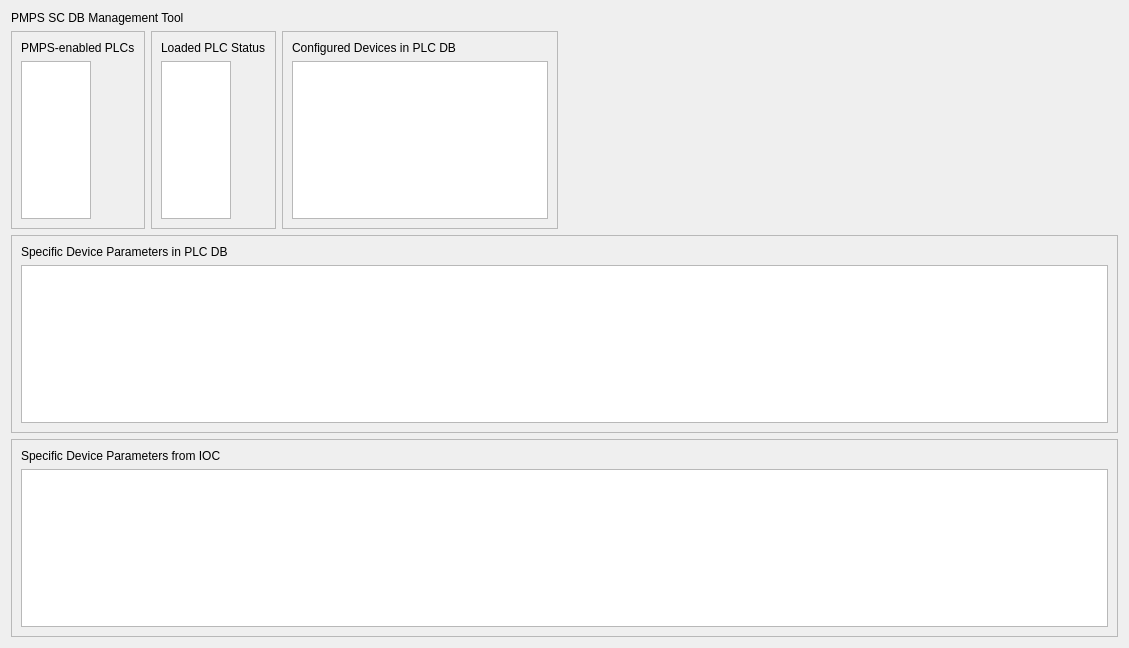
<?xml version="1.0" encoding="UTF-8"?>
<ui version="4.0">
 <class>Form</class>
 <widget class="QWidget" name="Form">
  <property name="geometry">
   <rect>
    <x>0</x>
    <y>0</y>
    <width>1129</width>
    <height>648</height>
   </rect>
  </property>
  <property name="windowTitle">
   <string>Form</string>
  </property>
  <layout class="QVBoxLayout" name="verticalLayout_4">
   <item>
    <widget class="QLabel" name="title_label">
     <property name="text">
      <string>PMPS SC DB Management Tool</string>
     </property>
    </widget>
   </item>
   <item>
    <layout class="QHBoxLayout" name="horizontalLayout_2">
     <property name="rightMargin">
      <number>0</number>
     </property>
     <item>
      <widget class="QFrame" name="frame">
       <property name="frameShape">
        <enum>QFrame::StyledPanel</enum>
       </property>
       <property name="frameShadow">
        <enum>QFrame::Raised</enum>
       </property>
       <layout class="QVBoxLayout" name="verticalLayout">
        <item>
         <widget class="QLabel" name="plc_label">
          <property name="text">
           <string>PMPS-enabled PLCs</string>
          </property>
         </widget>
        </item>
        <item>
         <widget class="QTableWidget" name="plc_table">
          <property name="sizePolicy">
           <sizepolicy hsizetype="Maximum" vsizetype="Expanding">
            <horstretch>0</horstretch>
            <verstretch>0</verstretch>
           </sizepolicy>
          </property>
          <property name="horizontalScrollBarPolicy">
           <enum>Qt::ScrollBarAsNeeded</enum>
          </property>
          <property name="sizeAdjustPolicy">
           <enum>QAbstractScrollArea::AdjustToContents</enum>
          </property>
          <property name="editTriggers">
           <set>QAbstractItemView::NoEditTriggers</set>
          </property>
          <property name="selectionMode">
           <enum>QAbstractItemView::SingleSelection</enum>
          </property>
          <property name="selectionBehavior">
           <enum>QAbstractItemView::SelectRows</enum>
          </property>
          <attribute name="horizontalHeaderStretchLastSection">
           <bool>false</bool>
          </attribute>
          <attribute name="verticalHeaderVisible">
           <bool>false</bool>
          </attribute>
          <attribute name="verticalHeaderStretchLastSection">
           <bool>false</bool>
          </attribute>
         </widget>
        </item>
       </layout>
      </widget>
     </item>
     <item>
      <widget class="QFrame" name="frame_5">
       <property name="frameShape">
        <enum>QFrame::StyledPanel</enum>
       </property>
       <property name="frameShadow">
        <enum>QFrame::Raised</enum>
       </property>
       <layout class="QVBoxLayout" name="verticalLayout_6">
        <item>
         <widget class="QLabel" name="loaded_label">
          <property name="text">
           <string>Loaded PLC Status</string>
          </property>
         </widget>
        </item>
        <item>
         <widget class="QTableWidget" name="loaded_table">
          <property name="sizePolicy">
           <sizepolicy hsizetype="Maximum" vsizetype="Expanding">
            <horstretch>0</horstretch>
            <verstretch>0</verstretch>
           </sizepolicy>
          </property>
          <property name="horizontalScrollBarPolicy">
           <enum>Qt::ScrollBarAsNeeded</enum>
          </property>
          <property name="sizeAdjustPolicy">
           <enum>QAbstractScrollArea::AdjustToContents</enum>
          </property>
          <property name="editTriggers">
           <set>QAbstractItemView::NoEditTriggers</set>
          </property>
          <property name="selectionMode">
           <enum>QAbstractItemView::NoSelection</enum>
          </property>
          <property name="selectionBehavior">
           <enum>QAbstractItemView::SelectRows</enum>
          </property>
          <attribute name="horizontalHeaderVisible">
           <bool>true</bool>
          </attribute>
          <attribute name="horizontalHeaderStretchLastSection">
           <bool>false</bool>
          </attribute>
          <attribute name="verticalHeaderVisible">
           <bool>false</bool>
          </attribute>
          <attribute name="verticalHeaderStretchLastSection">
           <bool>false</bool>
          </attribute>
         </widget>
        </item>
       </layout>
      </widget>
     </item>
     <item>
      <widget class="QFrame" name="frame_2">
       <property name="frameShape">
        <enum>QFrame::StyledPanel</enum>
       </property>
       <property name="frameShadow">
        <enum>QFrame::Raised</enum>
       </property>
       <layout class="QVBoxLayout" name="verticalLayout_3">
        <item>
         <widget class="QLabel" name="device_label">
          <property name="text">
           <string>Configured Devices in PLC DB</string>
          </property>
         </widget>
        </item>
        <item>
         <widget class="QListWidget" name="device_list">
          <property name="sizePolicy">
           <sizepolicy hsizetype="Preferred" vsizetype="Expanding">
            <horstretch>0</horstretch>
            <verstretch>0</verstretch>
           </sizepolicy>
          </property>
          <property name="horizontalScrollBarPolicy">
           <enum>Qt::ScrollBarAsNeeded</enum>
          </property>
          <property name="sizeAdjustPolicy">
           <enum>QAbstractScrollArea::AdjustIgnored</enum>
          </property>
          <property name="editTriggers">
           <set>QAbstractItemView::NoEditTriggers</set>
          </property>
         </widget>
        </item>
       </layout>
      </widget>
     </item>
     <item>
      <spacer name="horizontalSpacer">
       <property name="orientation">
        <enum>Qt::Horizontal</enum>
       </property>
       <property name="sizeHint" stdset="0">
        <size>
         <width>0</width>
         <height>0</height>
        </size>
       </property>
      </spacer>
     </item>
    </layout>
   </item>
   <item>
    <widget class="QFrame" name="frame_3">
     <property name="frameShape">
      <enum>QFrame::StyledPanel</enum>
     </property>
     <property name="frameShadow">
      <enum>QFrame::Raised</enum>
     </property>
     <layout class="QVBoxLayout" name="verticalLayout_2">
      <item>
       <widget class="QLabel" name="param_label">
        <property name="text">
         <string>Specific Device Parameters in PLC DB</string>
        </property>
       </widget>
      </item>
      <item>
       <widget class="QTableWidget" name="param_table">
        <property name="editTriggers">
         <set>QAbstractItemView::NoEditTriggers</set>
        </property>
        <property name="selectionMode">
         <enum>QAbstractItemView::NoSelection</enum>
        </property>
        <property name="selectionBehavior">
         <enum>QAbstractItemView::SelectRows</enum>
        </property>
        <attribute name="horizontalHeaderStretchLastSection">
         <bool>true</bool>
        </attribute>
        <attribute name="verticalHeaderVisible">
         <bool>false</bool>
        </attribute>
        <attribute name="verticalHeaderStretchLastSection">
         <bool>false</bool>
        </attribute>
       </widget>
      </item>
     </layout>
    </widget>
   </item>
   <item>
    <widget class="QFrame" name="frame_4">
     <property name="frameShape">
      <enum>QFrame::StyledPanel</enum>
     </property>
     <property name="frameShadow">
      <enum>QFrame::Raised</enum>
     </property>
     <layout class="QVBoxLayout" name="verticalLayout_5">
      <item>
       <widget class="QLabel" name="ioc_label">
        <property name="text">
         <string>Specific Device Parameters from IOC</string>
        </property>
       </widget>
      </item>
      <item>
       <widget class="QTableWidget" name="ioc_table">
        <property name="editTriggers">
         <set>QAbstractItemView::NoEditTriggers</set>
        </property>
        <property name="selectionMode">
         <enum>QAbstractItemView::NoSelection</enum>
        </property>
        <property name="selectionBehavior">
         <enum>QAbstractItemView::SelectRows</enum>
        </property>
        <attribute name="horizontalHeaderStretchLastSection">
         <bool>true</bool>
        </attribute>
        <attribute name="verticalHeaderVisible">
         <bool>false</bool>
        </attribute>
        <attribute name="verticalHeaderStretchLastSection">
         <bool>false</bool>
        </attribute>
       </widget>
      </item>
     </layout>
    </widget>
   </item>
  </layout>
 </widget>
 <resources/>
 <connections/>
</ui>
